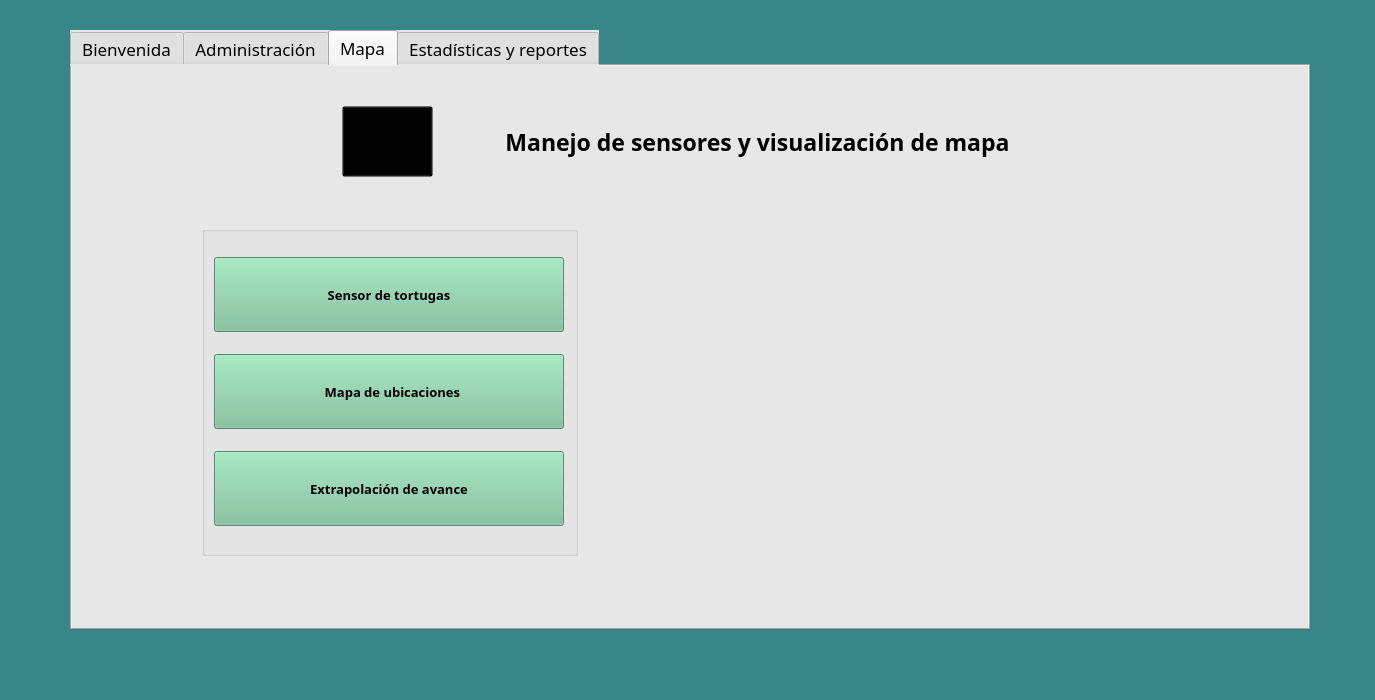
<?xml version="1.0" encoding="UTF-8"?>
<ui version="4.0">
 <class>MenuPrincipal</class>
 <widget class="QMainWindow" name="MenuPrincipal">
  <property name="geometry">
   <rect>
    <x>0</x>
    <y>0</y>
    <width>1375</width>
    <height>700</height>
   </rect>
  </property>
  <property name="minimumSize">
   <size>
    <width>900</width>
    <height>550</height>
   </size>
  </property>
  <property name="maximumSize">
   <size>
    <width>1375</width>
    <height>700</height>
   </size>
  </property>
  <property name="windowTitle">
   <string>Monitoreo de tortugas v1.0</string>
  </property>
  <property name="windowIcon">
   <iconset resource="images.qrc">
    <normaloff>:/Images/if_Turtle_204384.ico</normaloff>:/Images/if_Turtle_204384.ico</iconset>
  </property>
  <property name="styleSheet">
   <string notr="true">background-color: rgb(57, 134, 137)</string>
  </property>
  <widget class="QWidget" name="centralwidget">
   <widget class="QTabWidget" name="tabWidget">
    <property name="geometry">
     <rect>
      <x>70</x>
      <y>30</y>
      <width>1240</width>
      <height>600</height>
     </rect>
    </property>
    <property name="minimumSize">
     <size>
      <width>841</width>
      <height>490</height>
     </size>
    </property>
    <property name="maximumSize">
     <size>
      <width>1240</width>
      <height>600</height>
     </size>
    </property>
    <property name="font">
     <font>
      <family>Raleway</family>
      <pointsize>13</pointsize>
     </font>
    </property>
    <property name="styleSheet">
     <string notr="true">background-color: rgb(206, 206, 206);
background-color: rgb(255, 170, 255);
background-color: rgb(231, 231, 231);</string>
    </property>
    <property name="currentIndex">
     <number>2</number>
    </property>
    <widget class="QWidget" name="tabWelcome">
     <attribute name="title">
      <string>Bienvenida</string>
     </attribute>
     <widget class="QLabel" name="lbTittle">
      <property name="geometry">
       <rect>
        <x>300</x>
        <y>110</y>
        <width>721</width>
        <height>41</height>
       </rect>
      </property>
      <property name="font">
       <font>
        <family>Raleway</family>
        <pointsize>26</pointsize>
        <weight>75</weight>
        <bold>true</bold>
       </font>
      </property>
      <property name="styleSheet">
       <string notr="true"/>
      </property>
      <property name="text">
       <string>¡Turtles finder te da la bienvenida!</string>
      </property>
      <property name="alignment">
       <set>Qt::AlignCenter</set>
      </property>
     </widget>
     <widget class="QLabel" name="lbMessage">
      <property name="geometry">
       <rect>
        <x>60</x>
        <y>220</y>
        <width>1151</width>
        <height>271</height>
       </rect>
      </property>
      <property name="font">
       <font>
        <family>Raleway Medium</family>
        <pointsize>15</pointsize>
       </font>
      </property>
      <property name="styleSheet">
       <string notr="true"/>
      </property>
      <property name="text">
       <string>Este proyecto fue hecho y mayormente pensado para ayudar a una de las especies en mayor
peligro de extinción:  Las tortugas marinas.

Nuestro propósito es llevar a cabo un rastreo de las tortugas para poder conocer a mayor
profundidad cuales son sus zonas de alimentación, su ruta de migración, rutas de
caza de las tortugas, etc.

En la parte de abajo se colocaran hipervínculos de ayuda para mejorar la experencia del
usuario dentro del sistema.</string>
      </property>
      <property name="alignment">
       <set>Qt::AlignCenter</set>
      </property>
     </widget>
     <widget class="QPushButton" name="pushButton">
      <property name="geometry">
       <rect>
        <x>190</x>
        <y>100</y>
        <width>91</width>
        <height>71</height>
       </rect>
      </property>
      <property name="styleSheet">
       <string notr="true">background: transparent;</string>
      </property>
      <property name="text">
       <string/>
      </property>
      <property name="icon">
       <iconset resource="images.qrc">
        <normaloff>:/Images/if_Turtle_204384.ico</normaloff>:/Images/if_Turtle_204384.ico</iconset>
      </property>
      <property name="iconSize">
       <size>
        <width>60</width>
        <height>60</height>
       </size>
      </property>
     </widget>
     <widget class="QLabel" name="lbBack">
      <property name="geometry">
       <rect>
        <x>0</x>
        <y>0</y>
        <width>1241</width>
        <height>571</height>
       </rect>
      </property>
      <property name="text">
       <string/>
      </property>
      <property name="scaledContents">
       <bool>true</bool>
      </property>
     </widget>
     <zorder>lbBack</zorder>
     <zorder>lbTittle</zorder>
     <zorder>lbMessage</zorder>
     <zorder>pushButton</zorder>
    </widget>
    <widget class="QWidget" name="tabAdmistratation">
     <attribute name="title">
      <string>Administración</string>
     </attribute>
     <widget class="QGroupBox" name="groupBox">
      <property name="geometry">
       <rect>
        <x>120</x>
        <y>140</y>
        <width>400</width>
        <height>341</height>
       </rect>
      </property>
      <property name="minimumSize">
       <size>
        <width>371</width>
        <height>341</height>
       </size>
      </property>
      <property name="maximumSize">
       <size>
        <width>400</width>
        <height>341</height>
       </size>
      </property>
      <property name="title">
       <string/>
      </property>
      <layout class="QGridLayout" name="gridLayout_2">
       <item row="0" column="0">
        <widget class="QPushButton" name="pbTurtles">
         <property name="minimumSize">
          <size>
           <width>200</width>
           <height>50</height>
          </size>
         </property>
         <property name="maximumSize">
          <size>
           <width>500</width>
           <height>300</height>
          </size>
         </property>
         <property name="font">
          <font>
           <family>Raleway</family>
           <pointsize>10</pointsize>
           <weight>75</weight>
           <bold>true</bold>
          </font>
         </property>
         <property name="styleSheet">
          <string notr="true"> QPushButton#pbTurtles {
background-color: rgb(120, 190, 151);
 }

 QPushButton#pbTurtles:hover {
background-color: rgb(56, 134, 136);
color:  rgb(255, 255, 255);
 }</string>
         </property>
         <property name="text">
          <string>Administrar tortugas</string>
         </property>
         <property name="icon">
          <iconset resource="images.qrc">
           <normaloff>:/Images/if_Turtle_204384.ico</normaloff>:/Images/if_Turtle_204384.ico</iconset>
         </property>
         <property name="iconSize">
          <size>
           <width>50</width>
           <height>50</height>
          </size>
         </property>
        </widget>
       </item>
       <item row="3" column="0">
        <widget class="QPushButton" name="pbState">
         <property name="minimumSize">
          <size>
           <width>200</width>
           <height>50</height>
          </size>
         </property>
         <property name="maximumSize">
          <size>
           <width>400</width>
           <height>300</height>
          </size>
         </property>
         <property name="font">
          <font>
           <family>Raleway</family>
           <pointsize>10</pointsize>
           <weight>75</weight>
           <bold>true</bold>
          </font>
         </property>
         <property name="styleSheet">
          <string notr="true"> QPushButton#pbState {
background-color: rgb(120, 190, 151);
 }

 QPushButton#pbState:hover {
background-color: rgb(56, 134, 136);
color:  rgb(255, 255, 255);
 }</string>
         </property>
         <property name="text">
          <string> Agregar estados y municipios</string>
         </property>
         <property name="icon">
          <iconset resource="images.qrc">
           <normaloff>:/Images/world.ico</normaloff>:/Images/world.ico</iconset>
         </property>
         <property name="iconSize">
          <size>
           <width>50</width>
           <height>50</height>
          </size>
         </property>
        </widget>
       </item>
       <item row="2" column="0">
        <widget class="QPushButton" name="pbSub">
         <property name="minimumSize">
          <size>
           <width>200</width>
           <height>50</height>
          </size>
         </property>
         <property name="maximumSize">
          <size>
           <width>400</width>
           <height>300</height>
          </size>
         </property>
         <property name="font">
          <font>
           <family>Raleway</family>
           <pointsize>10</pointsize>
           <weight>75</weight>
           <bold>true</bold>
          </font>
         </property>
         <property name="styleSheet">
          <string notr="true"> QPushButton#pbSub {
background-color: rgb(120, 190, 151);
 }

 QPushButton#pbSub:hover {
background-color: rgb(56, 134, 136);
color:  rgb(255, 255, 255);
 }</string>
         </property>
         <property name="text">
          <string>Administrar subespecies</string>
         </property>
         <property name="icon">
          <iconset resource="images.qrc">
           <normaloff>:/Images/if_Turtle_204384.ico</normaloff>:/Images/if_Turtle_204384.ico</iconset>
         </property>
         <property name="iconSize">
          <size>
           <width>50</width>
           <height>50</height>
          </size>
         </property>
        </widget>
       </item>
       <item row="1" column="0">
        <widget class="QPushButton" name="pbZone">
         <property name="minimumSize">
          <size>
           <width>200</width>
           <height>50</height>
          </size>
         </property>
         <property name="maximumSize">
          <size>
           <width>400</width>
           <height>300</height>
          </size>
         </property>
         <property name="font">
          <font>
           <family>Raleway</family>
           <pointsize>10</pointsize>
           <weight>75</weight>
           <bold>true</bold>
          </font>
         </property>
         <property name="styleSheet">
          <string notr="true"> QPushButton#pbZone {
background-color: rgb(120, 190, 151);
 }

 QPushButton#pbZone:hover {
background-color: rgb(56, 134, 136);
color:  rgb(255, 255, 255);
 }</string>
         </property>
         <property name="text">
          <string>   Administrar zonas</string>
         </property>
         <property name="icon">
          <iconset resource="images.qrc">
           <normaloff>:/Images/379538.ico</normaloff>:/Images/379538.ico</iconset>
         </property>
         <property name="iconSize">
          <size>
           <width>50</width>
           <height>50</height>
          </size>
         </property>
        </widget>
       </item>
      </layout>
     </widget>
     <widget class="QLabel" name="lbGif">
      <property name="geometry">
       <rect>
        <x>650</x>
        <y>140</y>
        <width>450</width>
        <height>331</height>
       </rect>
      </property>
      <property name="minimumSize">
       <size>
        <width>371</width>
        <height>300</height>
       </size>
      </property>
      <property name="maximumSize">
       <size>
        <width>450</width>
        <height>370</height>
       </size>
      </property>
      <property name="text">
       <string/>
      </property>
     </widget>
     <widget class="QLabel" name="lbTitleAdmin">
      <property name="geometry">
       <rect>
        <x>440</x>
        <y>50</y>
        <width>461</width>
        <height>31</height>
       </rect>
      </property>
      <property name="font">
       <font>
        <family>Raleway</family>
        <pointsize>17</pointsize>
        <weight>75</weight>
        <bold>true</bold>
       </font>
      </property>
      <property name="text">
       <string>Administración de recursos</string>
      </property>
      <property name="alignment">
       <set>Qt::AlignCenter</set>
      </property>
     </widget>
     <widget class="QPushButton" name="pbTurtle">
      <property name="geometry">
       <rect>
        <x>290</x>
        <y>30</y>
        <width>91</width>
        <height>71</height>
       </rect>
      </property>
      <property name="styleSheet">
       <string notr="true">background: transparent;</string>
      </property>
      <property name="text">
       <string/>
      </property>
      <property name="icon">
       <iconset resource="images.qrc">
        <normaloff>:/Images/if_Turtle_204384.ico</normaloff>:/Images/if_Turtle_204384.ico</iconset>
      </property>
      <property name="iconSize">
       <size>
        <width>60</width>
        <height>60</height>
       </size>
      </property>
     </widget>
    </widget>
    <widget class="QWidget" name="tabMap">
     <attribute name="title">
      <string>Mapa</string>
     </attribute>
     <widget class="QGroupBox" name="groupBox_2">
      <property name="geometry">
       <rect>
        <x>130</x>
        <y>160</y>
        <width>376</width>
        <height>330</height>
       </rect>
      </property>
      <property name="minimumSize">
       <size>
        <width>371</width>
        <height>330</height>
       </size>
      </property>
      <property name="maximumSize">
       <size>
        <width>400</width>
        <height>330</height>
       </size>
      </property>
      <property name="title">
       <string/>
      </property>
      <layout class="QGridLayout" name="gridLayout">
       <item row="0" column="0" colspan="2">
        <widget class="QPushButton" name="pbSensor">
         <property name="minimumSize">
          <size>
           <width>350</width>
           <height>75</height>
          </size>
         </property>
         <property name="maximumSize">
          <size>
           <width>350</width>
           <height>75</height>
          </size>
         </property>
         <property name="font">
          <font>
           <family>Raleway</family>
           <pointsize>10</pointsize>
           <weight>75</weight>
           <bold>true</bold>
          </font>
         </property>
         <property name="styleSheet">
          <string notr="true"> QPushButton#pbSensor {
background-color: rgb(120, 190, 151);
 }

 QPushButton#pbSensor:hover {
background-color: rgb(56, 134, 136);
color:  rgb(255, 255, 255);
 }</string>
         </property>
         <property name="text">
          <string>Sensor de tortugas</string>
         </property>
         <property name="icon">
          <iconset resource="images.qrc">
           <normaloff>:/Images/381031-200.ico</normaloff>:/Images/381031-200.ico</iconset>
         </property>
         <property name="iconSize">
          <size>
           <width>60</width>
           <height>60</height>
          </size>
         </property>
        </widget>
       </item>
       <item row="1" column="0">
        <widget class="QPushButton" name="psbMapa">
         <property name="minimumSize">
          <size>
           <width>350</width>
           <height>75</height>
          </size>
         </property>
         <property name="maximumSize">
          <size>
           <width>350</width>
           <height>75</height>
          </size>
         </property>
         <property name="font">
          <font>
           <family>Raleway</family>
           <pointsize>10</pointsize>
           <weight>75</weight>
           <bold>true</bold>
          </font>
         </property>
         <property name="styleSheet">
          <string notr="true"> QPushButton#psbMapa {
background-color: rgb(120, 190, 151);
 }

 QPushButton#psbMapa:hover {
background-color: rgb(56, 134, 136);
color:  rgb(255, 255, 255);
 }</string>
         </property>
         <property name="text">
          <string>  Mapa de ubicaciones</string>
         </property>
         <property name="icon">
          <iconset resource="images.qrc">
           <normaloff>:/Images/map-map-marker-icon_34394.ico</normaloff>:/Images/map-map-marker-icon_34394.ico</iconset>
         </property>
         <property name="iconSize">
          <size>
           <width>60</width>
           <height>50</height>
          </size>
         </property>
        </widget>
       </item>
       <item row="2" column="0">
        <widget class="QPushButton" name="psbExtrapolacion">
         <property name="minimumSize">
          <size>
           <width>350</width>
           <height>75</height>
          </size>
         </property>
         <property name="maximumSize">
          <size>
           <width>350</width>
           <height>75</height>
          </size>
         </property>
         <property name="font">
          <font>
           <family>Raleway</family>
           <pointsize>10</pointsize>
           <weight>75</weight>
           <bold>true</bold>
          </font>
         </property>
         <property name="styleSheet">
          <string notr="true"> QPushButton#psbExtrapolacion {
background-color: rgb(120, 190, 151);
 }

 QPushButton#psbExtrapolacion:hover {
background-color: rgb(56, 134, 136);
color:  rgb(255, 255, 255);
 }</string>
         </property>
         <property name="text">
          <string>Extrapolación de avance</string>
         </property>
         <property name="icon">
          <iconset resource="images.qrc">
           <normaloff>:/Images/Turtli.png</normaloff>:/Images/Turtli.png</iconset>
         </property>
         <property name="iconSize">
          <size>
           <width>60</width>
           <height>50</height>
          </size>
         </property>
        </widget>
       </item>
      </layout>
     </widget>
     <widget class="QLabel" name="lbGif_2">
      <property name="enabled">
       <bool>true</bool>
      </property>
      <property name="geometry">
       <rect>
        <x>670</x>
        <y>180</y>
        <width>440</width>
        <height>300</height>
       </rect>
      </property>
      <property name="minimumSize">
       <size>
        <width>440</width>
        <height>300</height>
       </size>
      </property>
      <property name="maximumSize">
       <size>
        <width>440</width>
        <height>300</height>
       </size>
      </property>
      <property name="text">
       <string/>
      </property>
      <property name="scaledContents">
       <bool>true</bool>
      </property>
     </widget>
     <widget class="QLabel" name="lbTitleMap">
      <property name="geometry">
       <rect>
        <x>380</x>
        <y>60</y>
        <width>611</width>
        <height>31</height>
       </rect>
      </property>
      <property name="font">
       <font>
        <family>Raleway</family>
        <pointsize>17</pointsize>
        <weight>75</weight>
        <bold>true</bold>
       </font>
      </property>
      <property name="text">
       <string>Manejo de sensores y visualización de mapa</string>
      </property>
      <property name="alignment">
       <set>Qt::AlignCenter</set>
      </property>
     </widget>
     <widget class="QPushButton" name="pbTurtle2">
      <property name="geometry">
       <rect>
        <x>270</x>
        <y>40</y>
        <width>91</width>
        <height>71</height>
       </rect>
      </property>
      <property name="styleSheet">
       <string notr="true">background: transparent;</string>
      </property>
      <property name="text">
       <string/>
      </property>
      <property name="icon">
       <iconset resource="images.qrc">
        <normaloff>:/Images/if_Turtle_204384.ico</normaloff>:/Images/if_Turtle_204384.ico</iconset>
      </property>
      <property name="iconSize">
       <size>
        <width>60</width>
        <height>60</height>
       </size>
      </property>
     </widget>
    </widget>
    <widget class="QWidget" name="tab">
     <attribute name="title">
      <string>Estadísticas y reportes</string>
     </attribute>
     <widget class="QPushButton" name="pbStadistics">
      <property name="geometry">
       <rect>
        <x>120</x>
        <y>180</y>
        <width>350</width>
        <height>75</height>
       </rect>
      </property>
      <property name="minimumSize">
       <size>
        <width>350</width>
        <height>75</height>
       </size>
      </property>
      <property name="maximumSize">
       <size>
        <width>350</width>
        <height>75</height>
       </size>
      </property>
      <property name="font">
       <font>
        <family>Raleway</family>
        <pointsize>10</pointsize>
        <weight>75</weight>
        <bold>true</bold>
       </font>
      </property>
      <property name="styleSheet">
       <string notr="true"> QPushButton#pbStadistics {
background-color: rgb(120, 190, 151);
 }

 QPushButton#pbStadistics:hover {
background-color: rgb(56, 134, 136);
color:  rgb(255, 255, 255);
 }</string>
      </property>
      <property name="text">
       <string>Estadísticas de la tortuga</string>
      </property>
      <property name="icon">
       <iconset resource="images2.qrc">
        <normaloff>:/stats_icon-icons.com_60590_60590.ico</normaloff>:/stats_icon-icons.com_60590_60590.ico</iconset>
      </property>
      <property name="iconSize">
       <size>
        <width>60</width>
        <height>60</height>
       </size>
      </property>
     </widget>
     <widget class="QPushButton" name="pbReport">
      <property name="geometry">
       <rect>
        <x>120</x>
        <y>280</y>
        <width>350</width>
        <height>75</height>
       </rect>
      </property>
      <property name="minimumSize">
       <size>
        <width>350</width>
        <height>75</height>
       </size>
      </property>
      <property name="maximumSize">
       <size>
        <width>350</width>
        <height>75</height>
       </size>
      </property>
      <property name="font">
       <font>
        <family>Raleway</family>
        <pointsize>10</pointsize>
        <weight>75</weight>
        <bold>true</bold>
       </font>
      </property>
      <property name="styleSheet">
       <string notr="true"> QPushButton#pbReport {
background-color: rgb(120, 190, 151);
 }

 QPushButton#pbReport:hover {
background-color: rgb(56, 134, 136);
color:  rgb(255, 255, 255);
 }</string>
      </property>
      <property name="text">
       <string>   Reporte de la tortuga</string>
      </property>
      <property name="icon">
       <iconset resource="images2.qrc">
        <normaloff>:/report.ico</normaloff>:/report.ico</iconset>
      </property>
      <property name="iconSize">
       <size>
        <width>60</width>
        <height>60</height>
       </size>
      </property>
     </widget>
     <widget class="QPushButton" name="pbTurtle2_3">
      <property name="geometry">
       <rect>
        <x>250</x>
        <y>40</y>
        <width>91</width>
        <height>71</height>
       </rect>
      </property>
      <property name="styleSheet">
       <string notr="true">background: transparent;</string>
      </property>
      <property name="text">
       <string/>
      </property>
      <property name="icon">
       <iconset resource="images.qrc">
        <normaloff>:/Images/if_Turtle_204384.ico</normaloff>:/Images/if_Turtle_204384.ico</iconset>
      </property>
      <property name="iconSize">
       <size>
        <width>60</width>
        <height>60</height>
       </size>
      </property>
     </widget>
     <widget class="QLabel" name="lbTitleMap_3">
      <property name="geometry">
       <rect>
        <x>370</x>
        <y>60</y>
        <width>611</width>
        <height>31</height>
       </rect>
      </property>
      <property name="font">
       <font>
        <family>Raleway</family>
        <pointsize>17</pointsize>
        <weight>75</weight>
        <bold>true</bold>
       </font>
      </property>
      <property name="text">
       <string>Estadísticas y reportes de las tortugas</string>
      </property>
      <property name="alignment">
       <set>Qt::AlignCenter</set>
      </property>
     </widget>
     <widget class="QLabel" name="lbGif_5">
      <property name="enabled">
       <bool>true</bool>
      </property>
      <property name="geometry">
       <rect>
        <x>630</x>
        <y>160</y>
        <width>440</width>
        <height>300</height>
       </rect>
      </property>
      <property name="minimumSize">
       <size>
        <width>440</width>
        <height>300</height>
       </size>
      </property>
      <property name="maximumSize">
       <size>
        <width>440</width>
        <height>300</height>
       </size>
      </property>
      <property name="text">
       <string/>
      </property>
      <property name="scaledContents">
       <bool>true</bool>
      </property>
     </widget>
     <widget class="QPushButton" name="pbReportView">
      <property name="geometry">
       <rect>
        <x>120</x>
        <y>380</y>
        <width>350</width>
        <height>75</height>
       </rect>
      </property>
      <property name="minimumSize">
       <size>
        <width>350</width>
        <height>75</height>
       </size>
      </property>
      <property name="maximumSize">
       <size>
        <width>350</width>
        <height>75</height>
       </size>
      </property>
      <property name="font">
       <font>
        <family>Raleway</family>
        <pointsize>10</pointsize>
        <weight>75</weight>
        <bold>true</bold>
       </font>
      </property>
      <property name="styleSheet">
       <string notr="true"> QPushButton#pbReportView {
background-color: rgb(120, 190, 151);
 }

 QPushButton#pbReportView:hover {
background-color: rgb(56, 134, 136);
color:  rgb(255, 255, 255);
 }</string>
      </property>
      <property name="text">
       <string>  Ver mis reportes</string>
      </property>
      <property name="icon">
       <iconset resource="images2.qrc">
        <normaloff>:/report_edit.ico</normaloff>:/report_edit.ico</iconset>
      </property>
      <property name="iconSize">
       <size>
        <width>60</width>
        <height>60</height>
       </size>
      </property>
     </widget>
    </widget>
   </widget>
  </widget>
 </widget>
 <resources>
  <include location="images.qrc"/>
  <include location="images2.qrc"/>
 </resources>
 <connections/>
</ui>
